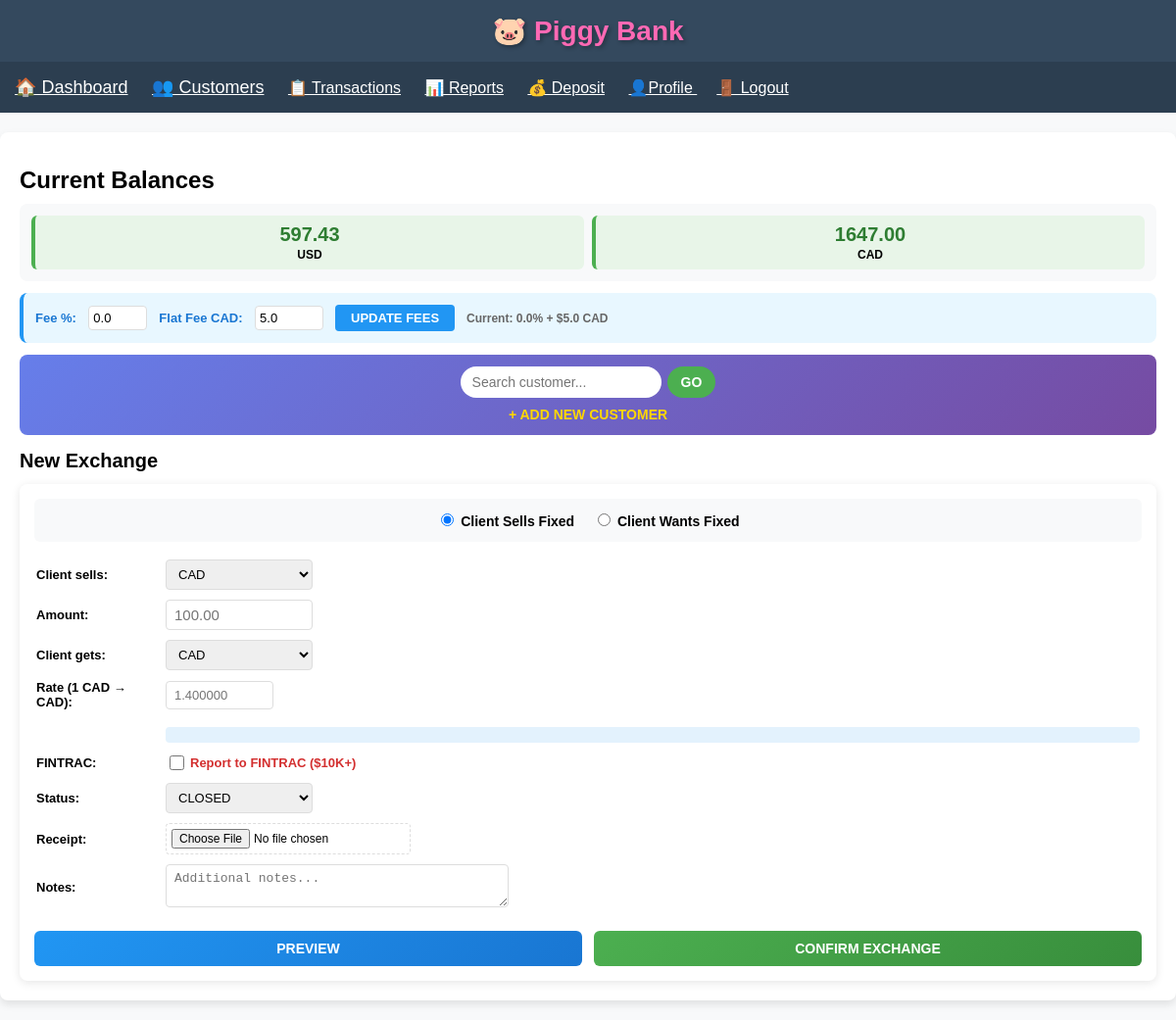
Page / (signed in) on the earlier database version.
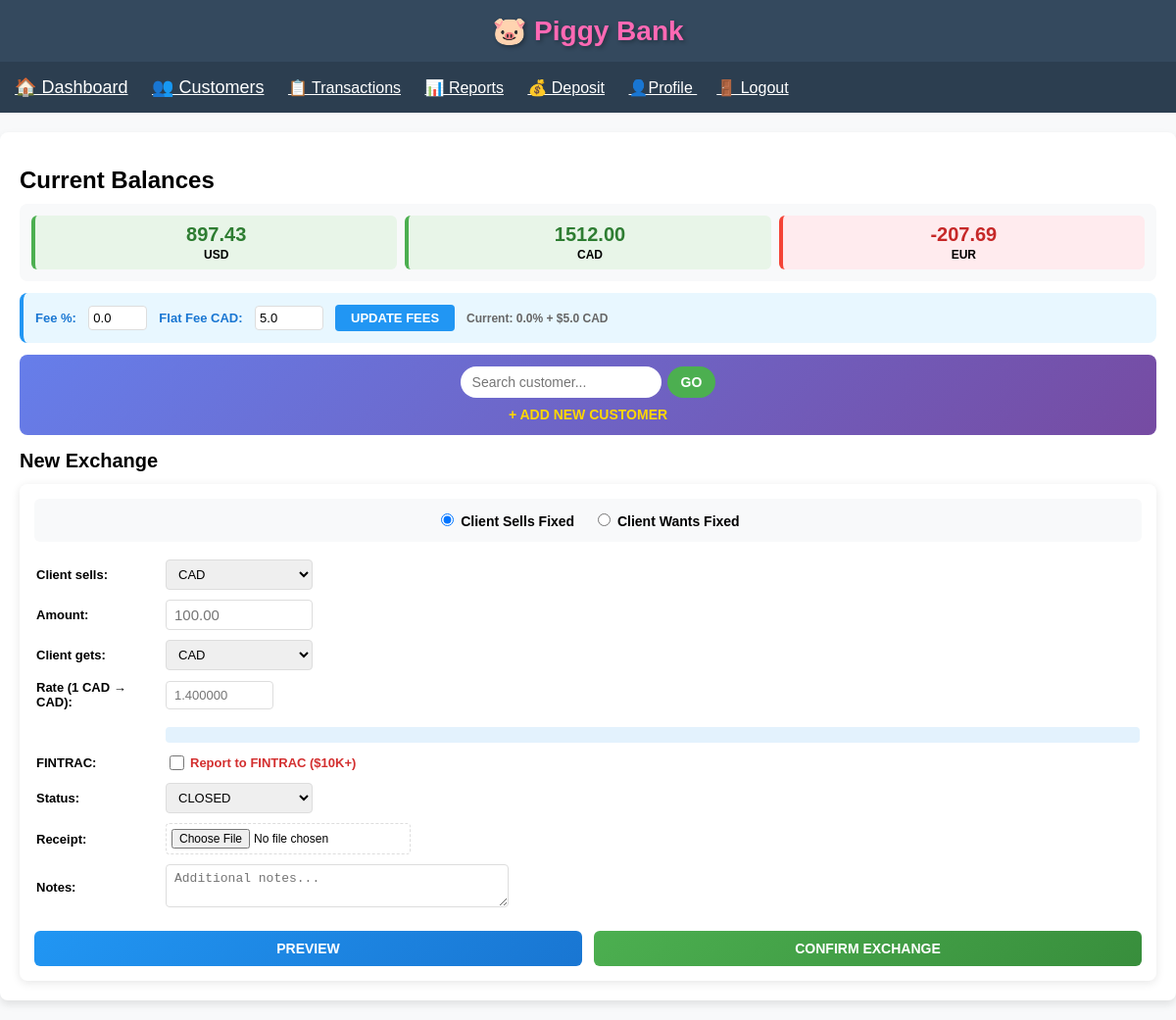
Same page on the later database version.
### app.py (models this page shows)
class Transaction(db.Model):
    id = db.Column(db.String(11), primary_key=True)
    date = db.Column(db.DateTime, default=datetime.utcnow)
    from_currency = db.Column(db.String(3), nullable=False)
    to_currency = db.Column(db.String(3), nullable=False)
    from_amount = db.Column(db.Float, nullable=False)
    to_amount = db.Column(db.Float, nullable=False)
    exchange_rate = db.Column(db.Float, nullable=False)
    notes = db.Column(db.Text, nullable=True)
    is_fintrac = db.Column(db.Boolean, default=False)
    client_id = db.Column(db.Integer, db.ForeignKey('client.id'), nullable=False)
    receipt_filename = db.Column(db.String(100))
    status = db.Column(db.String(10), default='closed')

### app.py (the view, shortened to what this page needs)
@app.route('/', methods=['GET', 'POST'])
def index():
    global FEE_PERCENTAGE, FLAT_FEE_CAD
    if 'user_id' not in session:
        return redirect(url_for('login'))
    if request.method == 'POST' and 'update_fees' in request.form:
        FEE_PERCENTAGE = float(request.form['fee_percentage']) / 100
        FLAT_FEE_CAD = float(request.form['flat_fee_cad'])
        flash(f'✅ Fees updated: {FEE_PERCENTAGE * 100}% + ${FLAT_FEE_CAD} CAD!')
        return redirect(url_for('index'))
    if request.method == 'POST' and not session.get('selected_client_id'):
        flash('👥 SELECT A CLIENT FIRST!')
        return redirect(url_for('customers'))
    client = None
    total_volume_usd = 0
    led_color = '#00FF00'
    balances = get_balances()
    open_transactions = Transaction.query.filter_by(status='pending').all()
    other_currency = 'CAD'
    current_fee = round(FEE_PERCENTAGE * 100, 1)
    current_flat_fee = round(FLAT_FEE_CAD, 2)
    return render_template('index.html',
                           client=client,
                           balances=balances,
                           open_transactions=open_transactions,
                           other_currency=other_currency,
                           current_fee=current_fee,
                           current_flat_fee=current_flat_fee,
                           total_volume_usd=total_volume_usd,
                           led_color=led_color,
                           fee_percentage=current_fee,
                           flat_fee_cad=current_flat_fee)

### app.py (called while the page is built)
def get_balances():
    if 'user_id' not in session:
        return {}
    client_id = session.get('selected_client_id')
    if session.get('is_admin') and not client_id:
        transactions = Transaction.query.all()
    else:
        if not client_id:
            return {}
        transactions = Transaction.query.filter_by(client_id=client_id).all()
    balances = {}
    for tx in transactions:
        if tx.from_amount == 0:  # DEPOSIT
            balances[tx.to_currency] = balances.get(tx.to_currency, 0) + tx.to_amount
        else:  # EXCHANGE: Exchange RECEIVES from_amount, PAYS to_amount
            balances[tx.from_currency] = balances.get(tx.from_currency, 0) + tx.from_amount
            balances[tx.to_currency] = balances.get(tx.to_currency, 0) - tx.to_amount
    return {k: round(v, 2) for k, v in balances.items()}

### templates/index.html (shortened to what the changed rows need)
{% extends "base.html" %}
{% block content %}
<h1 style="margin:15px 0 10px 0;font-size:24px;">Current Balances</h1>
<div class="balances" style="background:#f8f9fa;padding:12px;border-radius:8px;margin:0 0 12px 0;">
    {% if balances %}
        <div style="display:grid;grid-template-columns:repeat(auto-fit,minmax(120px,1fr));gap:8px;">
            {% for currency, amount in balances.items() %}
                <div style="background:{% if amount >= 0 %}#e8f5e8{% else %}#ffebee{% endif %};padding:8px 6px;border-radius:6px;text-align:center;border-left:4px solid {% if amount >= 0 %}#4caf50{% else %}#f44336{% endif %};">
                    <h3 style="margin:0 0 2px 0;font-size:20px;color:{% if amount >= 0 %}#2e7d32{% else %}#c62828{% endif %};">{{ "%.2f"|format(amount) }}</h3>
                    <p style="margin:0;font-weight:bold;text-transform:uppercase;font-size:12px;">{{ currency }}</p>
                </div>
            {% endfor %}
        </div>
    {% else %}
        <p style="text-align:center;color:#666;font-size:14px;margin:0;">No transactions yet!</p>
    {% endif %}
</div>
<h2 style="margin:15px 0 12px 0;font-size:20px;">New Exchange</h2>
{% endblock %}

Differences in the rows shown:
computed for Transaction "USD": amount "597.43" → "897.43"
computed for Transaction "CAD": amount "1647.00" → "1512.00"
added Transaction: amount "-207.69", to_currency "EUR"
